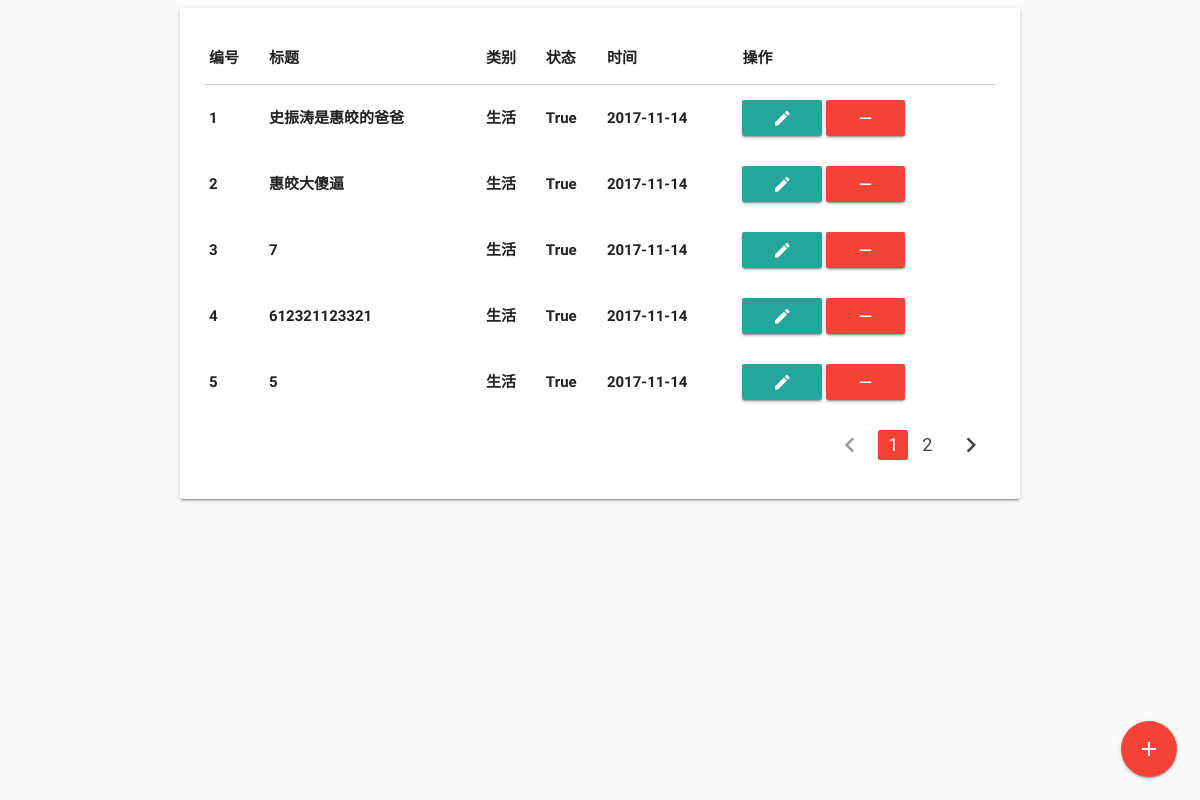
The app's page /admin/ with its own data.
### app/models.py (models this page shows, shortened)
class News(db.Model):
    __tablename__ = 'news'
    id = db.Column(db.Integer, primary_key=True)
    title = db.Column(db.String(128), nullable=False)
    content = db.Column(db.Text)
    add_time = db.Column(db.DateTime, default=datetime.now)
    is_valid = db.Column(db.Boolean, default=False)
    photo = db.Column(db.String(128))
    photo_t = db.Column(db.String(128))
    category_id = db.Column(db.Integer, db.ForeignKey('categorys.id'))
    @property
    def photo_url(self):
        return photos.url(self.photo)
    @property
    def photo_t_url(self):
        return photos.url(self.photo_t)

class Category(db.Model):
    __tablename__ = 'categorys'
    id = db.Column(db.Integer, primary_key=True)
    name = db.Column(db.String(16), nullable=False)
    news = db.relationship('News', backref='category')

### app/admin/views.py (the view)
@admin.route('/')
def index():
    page = request.args.get('page', 1, type=int)
    pagination = News.query.order_by(
        News.add_time.desc()
    ).paginate(
        page,
        per_page=5,
    )
    news = pagination.items
    return render_template(
        'admin/index.html',
        news_list=news,
        pagination=pagination
    )

### app/templates/admin/index.html (shortened to what this page needs)
{% extends 'admin/base.html' %}
{% import 'macros.html' as macros %}
{% block content %}
    <div class="card-panel">
        <table class="responsive-table highlight">
            <thead>
                <tr>
                    <th>编号</th>
                    <th>标题</th>
                    <th>类别</th>
                    <th>状态</th>
                    <th>时间</th>
                    <th>操作</th>
                </tr>
            </thead>
            <tbody>
                {% for news in news_list %}
                    <tr>
                        <th>{{ loop.index }}</th>
                        <th>{{ news.title }}</th>
                        <th>{{ news.category.name }}</th>
                        <th>{{ news.is_valid }}</th>
                        <th>{{ news.add_time.strftime('%Y-%m-%d') }}</th>
                        <th>
                            <a href="{{ url_for('admin.edit', news_id=news.id) }}" class="waves-effect waves-light btn"><i class="material-icons">edit</i></a>
                            <a data-url="{{ url_for('admin.delete', news_id=news.id) }}" class="waves-effect waves-light btn red">
                                <i class="material-icons">remove</i>
                            </a>
                        </th>
                    </tr>
                {% endfor %}
            </tbody>
        </table>
        {{ macros.pagination_widget(pagination, 'admin.index') }}
        <div class="fixed-action-btn">
            <a href="{{ url_for('admin.add') }}" class="btn-floating btn-large red">
                <i class="large material-icons">add</i>
            </a>
        </div>
    </div>
{% endblock %}

### app/templates/admin/base.html (shortened to what this page needs)
<!DOCTYPE html>
<html lang="zh">
<head>
    <link href="{{ url_for('static', filename='css/materialize.min.css') }}" type="text/css" rel="stylesheet" media="screen,projection">
    <link href="{{ url_for('static', filename='css/style.css') }}" type="text/css" rel="stylesheet" media="screen,projection">
</head>
<body class="grey lighten-5">
    <div class="container">
        {% block content %}
        {% endblock %}
    </div>
</body>
</html>

### app/templates/macros.html
{% macro pagination_widget(pagination, endpoint) %}
    <ul class="pagination right-align">
        {% if not pagination.has_prev %}
            <li class="disabled"><a href="#"><i class="material-icons">chevron_left</i></a></li>
        {% else %}
            <li class="waves-effect"><a href="{{ url_for(endpoint, page = pagination.page - 1) }}">
                <i class="material-icons">chevron_left</i></a>
            </li>
        {% endif %}
        {% for p in pagination.iter_pages() %}
            {% if p == pagination.page %}
                <li class="active red"><a href="{{ url_for(endpoint, page = p) }}">{{ p }}</a></li>
            {% else %}
                <li class="waves-effect"><a href="{{ url_for(endpoint, page = p) }}">{{ p }}</a></li>
            {% endif %}
        {% endfor %}
        {% if not pagination.has_next %}
            <li class="disabled"><a href="#"><i class="material-icons">chevron_right</i></a></li>
        {% else %}
            <li class="waves-effect"><a href="{{ url_for(endpoint, page = pagination.page + 1) }}">
                <i class="material-icons">chevron_right</i></a>
            </li>
        {% endif %}
    </ul>
{% endmacro %}

### records on screen
News: title "史振涛是惠皎的爸爸", category.name "生活", is_valid "True", add_time "2017-11-14"
News: title "惠皎大傻逼", category.name "生活", is_valid "True", add_time "2017-11-14"
News: title "7", category.name "生活", is_valid "True", add_time "2017-11-14"
News: title "612321123321", category.name "生活", is_valid "True", add_time "2017-11-14"
News: title "5", category.name "生活", is_valid "True", add_time "2017-11-14"

### other values on screen
{{ p }} "1"
{{ p }} "2"
